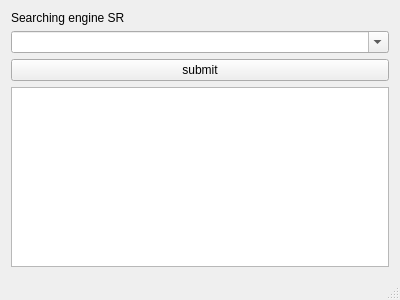
<?xml version="1.0" encoding="UTF-8"?>
<ui version="4.0">
 <class>MainWindow</class>
 <widget class="QMainWindow" name="MainWindow">
  <property name="geometry">
   <rect>
    <x>0</x>
    <y>0</y>
    <width>400</width>
    <height>300</height>
   </rect>
  </property>
  <property name="windowTitle">
   <string>MainWindow</string>
  </property>
  <widget class="QWidget" name="centralWidget">
   <layout class="QVBoxLayout" name="verticalLayout_2">
    <item>
     <widget class="QLabel" name="label">
      <property name="text">
       <string>Searching engine SR</string>
      </property>
     </widget>
    </item>
    <item>
     <widget class="QComboBox" name="comboBox">
      <property name="editable">
       <bool>true</bool>
      </property>
     </widget>
    </item>
    <item>
     <widget class="QPushButton" name="pushButton">
      <property name="text">
       <string>submit</string>
      </property>
     </widget>
    </item>
    <item>
     <widget class="QPlainTextEdit" name="plainTextEdit">
      <property name="font">
       <font>
        <family>Verdana</family>
       </font>
      </property>
     </widget>
    </item>
   </layout>
  </widget>
  <widget class="QMenuBar" name="menuBar">
   <property name="geometry">
    <rect>
     <x>0</x>
     <y>0</y>
     <width>400</width>
     <height>21</height>
    </rect>
   </property>
  </widget>
  <widget class="QStatusBar" name="statusBar"/>
 </widget>
 <layoutdefault spacing="6" margin="11"/>
 <resources/>
 <connections/>
</ui>
